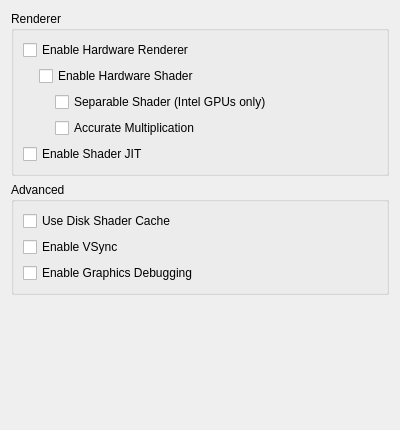
<?xml version="1.0" encoding="UTF-8"?>
<ui version="4.0">
 <class>ConfigureGraphics</class>
 <widget class="QWidget" name="ConfigureGraphics">
  <property name="geometry">
   <rect>
    <x>0</x>
    <y>0</y>
    <width>400</width>
    <height>430</height>
   </rect>
  </property>
  <property name="minimumSize">
   <size>
    <width>0</width>
    <height>0</height>
   </size>
  </property>
  <property name="windowTitle">
   <string>Form</string>
  </property>
  <layout class="QVBoxLayout" name="verticalLayout">
   <item>
    <widget class="QGroupBox" name="rendererBox">
     <property name="title">
      <string>Renderer</string>
     </property>
     <layout class="QVBoxLayout" name="verticalLayout_6">
      <item>
       <widget class="QCheckBox" name="toggle_hw_renderer">
        <property name="toolTip">
         <string>&lt;html&gt;&lt;head/&gt;&lt;body&gt;&lt;p&gt;Use OpenGL to accelerate rendering.&lt;/p&gt;&lt;p&gt;Disable to debug graphics-related problem.&lt;/p&gt;&lt;/body&gt;&lt;/html&gt;</string>
        </property>
        <property name="text">
         <string>Enable Hardware Renderer</string>
        </property>
       </widget>
      </item>
      <item>
       <widget class="QWidget" name="hw_renderer_group" native="true">
        <layout class="QVBoxLayout" name="verticalLayout_5">
         <property name="leftMargin">
          <number>16</number>
         </property>
         <property name="topMargin">
          <number>0</number>
         </property>
         <property name="rightMargin">
          <number>0</number>
         </property>
         <property name="bottomMargin">
          <number>0</number>
         </property>
         <item>
          <widget class="QCheckBox" name="toggle_hw_shader">
           <property name="toolTip">
            <string>&lt;html&gt;&lt;head/&gt;&lt;body&gt;&lt;p&gt;Use OpenGL to accelerate shader emulation.&lt;/p&gt;&lt;p&gt;Requires a relatively powerful GPU for better performance.&lt;/p&gt;&lt;/body&gt;&lt;/html&gt;</string>
           </property>
           <property name="text">
            <string>Enable Hardware Shader</string>
           </property>
          </widget>
         </item>
         <item>
          <widget class="QWidget" name="hw_shader_group" native="true">
           <layout class="QVBoxLayout" name="verticalLayout_7">
            <property name="leftMargin">
             <number>16</number>
            </property>
            <property name="topMargin">
             <number>0</number>
            </property>
            <property name="rightMargin">
             <number>0</number>
            </property>
            <property name="bottomMargin">
             <number>0</number>
            </property>
            <item>
             <widget class="QCheckBox" name="toggle_separable_shader">
              <property name="text">
               <string>Separable Shader (Intel GPUs only)</string>
              </property>
             </widget>
            </item>
            <item>
             <widget class="QCheckBox" name="toggle_accurate_mul">
              <property name="toolTip">
               <string>&lt;html&gt;&lt;head/&gt;&lt;body&gt;&lt;p&gt;Correctly handle all edge cases in multiplication operation in shaders. &lt;/p&gt;&lt;p&gt;Some games requires this to be enabled for the hardware shader to render properly.&lt;/p&gt;&lt;p&gt;However this would reduce performance in most games.&lt;/p&gt;&lt;/body&gt;&lt;/html&gt;</string>
              </property>
              <property name="text">
               <string>Accurate Multiplication</string>
              </property>
             </widget>
            </item>
           </layout>
          </widget>
         </item>
        </layout>
       </widget>
      </item>
      <item>
       <widget class="QCheckBox" name="toggle_shader_jit">
        <property name="toolTip">
         <string>&lt;html&gt;&lt;head/&gt;&lt;body&gt;&lt;p&gt;Use the JIT engine instead of the interpreter for software shader emulation. &lt;/p&gt;&lt;p&gt;Enable this for better performance.&lt;/p&gt;&lt;/body&gt;&lt;/html&gt;</string>
        </property>
        <property name="text">
         <string>Enable Shader JIT</string>
        </property>
       </widget>
      </item>
     </layout>
    </widget>
   </item>
   <item>
    <widget class="QGroupBox" name="groupBox">
     <property name="title">
      <string>Advanced</string>
     </property>
     <layout class="QVBoxLayout" name="verticalLayout_2">
      <item>
       <widget class="QCheckBox" name="toggle_disk_shader_cache">
        <property name="toolTip">
         <string>&lt;html&gt;&lt;head/&gt;&lt;body&gt;&lt;p&gt;Reduce stuttering by storing and loading generated shaders to disk.&lt;/p&gt;&lt;/body&gt;&lt;/html&gt;</string>
        </property>
        <property name="text">
         <string>Use Disk Shader Cache</string>
        </property>
       </widget>
      </item>
      <item>
       <widget class="QCheckBox" name="toggle_vsync_new">
        <property name="toolTip">
         <string>VSync prevents the screen from tearing, but some graphics cards have lower performance with VSync enabled. Keep it enabled if you don't notice a performance difference.</string>
        </property>
        <property name="text">
         <string>Enable VSync</string>
        </property>
       </widget>
      </item>
      <item>
       <widget class="QCheckBox" name="toggle_graphics_debug">
        <property name="toolTip">
         <string>Enable host renderer debug messages to be logged.</string>
        </property>
        <property name="text">
         <string>Enable Graphics Debugging</string>
        </property>
       </widget>
      </item>
     </layout>
    </widget>
   </item>
   <item>
    <spacer name="verticalSpacer">
     <property name="orientation">
      <enum>Qt::Vertical</enum>
     </property>
     <property name="sizeHint" stdset="0">
      <size>
       <width>20</width>
       <height>270</height>
      </size>
     </property>
    </spacer>
   </item>
  </layout>
 </widget>
 <tabstops>
  <tabstop>toggle_hw_renderer</tabstop>
  <tabstop>toggle_hw_shader</tabstop>
  <tabstop>toggle_separable_shader</tabstop>
  <tabstop>toggle_accurate_mul</tabstop>
  <tabstop>toggle_shader_jit</tabstop>
  <tabstop>toggle_disk_shader_cache</tabstop>
  <tabstop>toggle_vsync_new</tabstop>
 </tabstops>
 <resources/>
 <connections/>
</ui>
